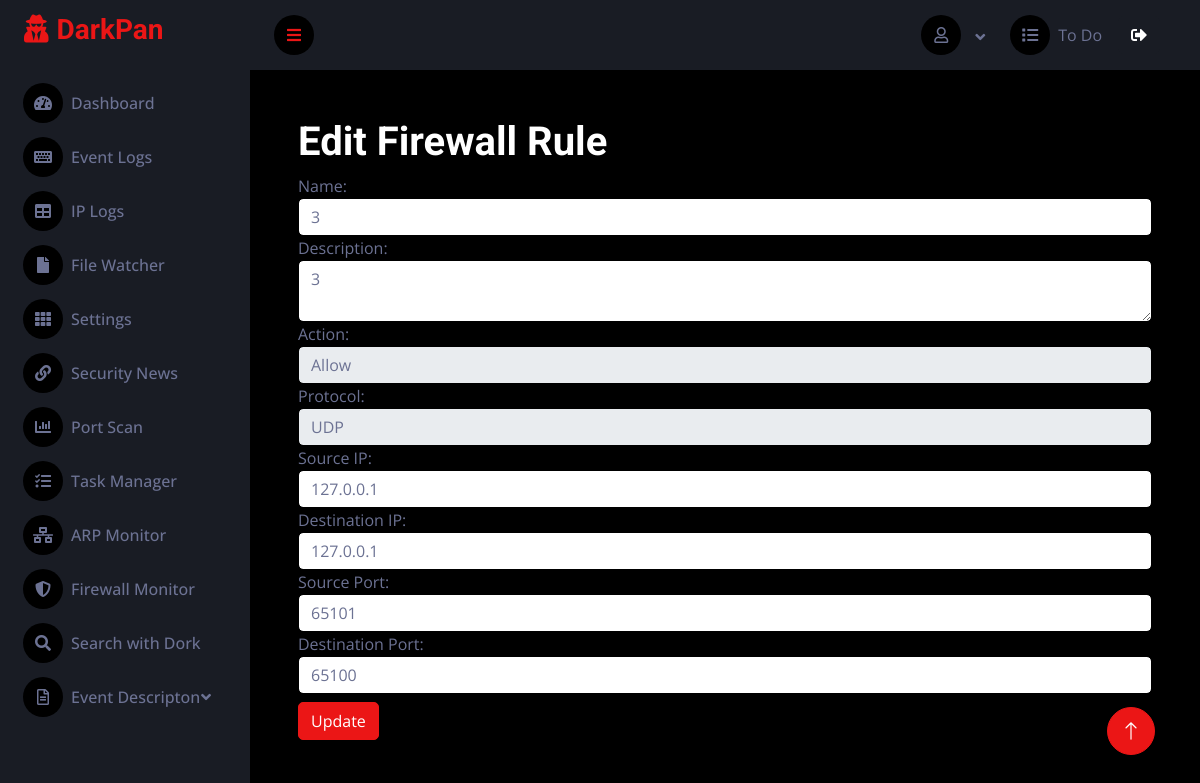
Page /edit-rule/6 (signed in) on the committed database.
### sec/models.py (models this page shows, shortened)
class FirewallRule(models.Model):
    ACTION_CHOICES = (
        ('ALLOW', 'İzin Ver'),
        ('DROP', 'Engelle'),
    )
    PROTOCOL_CHOICES = (
        ('TCP', 'TCP'),
        ('UDP', 'UDP'),
        ('ICMP', 'ICMP'),
    )
    class Meta:
        managed = True
        db_table = 'firewallrule'
        verbose_name_plural = 'Firewall Rules' # Display name in Admin Panel
    name = models.CharField(max_length=100, unique=True)
    description = models.TextField(blank=True)
    action = models.CharField(max_length=5, choices=ACTION_CHOICES, default='DROP')
    protocol = models.CharField(max_length=5, choices=PROTOCOL_CHOICES, default='TCP')
    source_ip = models.CharField(max_length=45, blank=True)  # IPv4 veya IPv6
    destination_ip = models.CharField(max_length=45, blank=True)  # IPv4 veya IPv6
    source_port = models.CharField(max_length=5, blank=True)
    destination_port = models.CharField(max_length=5, blank=True)
    enabled = models.BooleanField(default=True)

### sec/views.py (the view, shortened to what this page needs)
# urls.py: re_path(r"^edit-rule/(?P<rule_id>\d+)/?$", views.edit_rule, name="edit_rule"),
def edit_rule(request, rule_id):
    rule = get_object_or_404(FirewallRule, pk=rule_id)
    return render(request, 'edit_rule.html', {'rule': rule})

### sec/views.py (called while the page is built)
    def __call__(self, request):
        if not request.user.is_authenticated and request.path not in self.exempt_urls:
            return redirect(f"{reverse('login')}?next={request.path}")
        response = self.get_response(request)
        return response

### templates/edit_rule.html (shortened to what this page needs)
{% extends "base.html" %}
{% block content %}
<div class="container pt-4 px-4">
    <h1>Edit Firewall Rule</h1>
    <form method="post">
        <div class="form-group">
            <label for="name">Name:</label>
            <input type="text" class="form-control bg-white" id="name" name="name" value="{{ rule.name }}" required>
        </div>
        <div class="form-group">
            <label for="description">Description:</label>
            <textarea class="form-control bg-white" id="description" name="description">{{ rule.description }}</textarea>
        </div>
        <div class="form-group">
            <label for="action">Action:</label>
            <select class="form-control" id="action" name="action">
                <option value="ALLOW" {% if rule.action == 'ALLOW' %}selected{% endif %}>Allow</option>
            </select>
        </div>
        <div class="form-group">
            <label for="protocol">Protocol:</label>
            <select class="form-control" id="protocol" name="protocol">
                <option value="UDP" {% if rule.protocol == 'UDP' %}selected{% endif %}>UDP</option>
            </select>
        </div>
        <div class="form-group">
            <label for="source_ip">Source IP:</label>
            <input type="text" class="form-control bg-white" id="source_ip" name="source_ip" value="{{ rule.source_ip }}">
        </div>
        <div class="form-group">
            <label for="destination_ip">Destination IP:</label>
            <input type="text" class="form-control bg-white" id="destination_ip" name="destination_ip" value="{{ rule.destination_ip }}">
        </div>
        <div class="form-group">
            <label for="source_port">Source Port:</label>
            <input type="text" class="form-control bg-white" id="source_port" name="source_port" value="{{ rule.source_port }}">
        </div>
        <div class="form-group">
            <label for="destination_port">Destination Port:</label>
            <input type="text" class="form-control bg-white" id="destination_port" name="destination_port" value="{{ rule.destination_port }}">
        </div>
        <button type="submit" class="btn btn-primary mt-2">Update</button>
    </form>
</div>
{% endblock %}

### static/css/style.css (style rules this page uses)
:root { --primary: #EB1616; --secondary: #191C24; --light: #6C7293; --dark: #000000; }
.btn { transition: .5s; }

### rows in the picture
FirewallRule: name "3", description "3", action "Allow", protocol "UDP", source_ip "127.0.0.1", destination_ip "127.0.0.1", source_port "65101", destination_port "65100"
